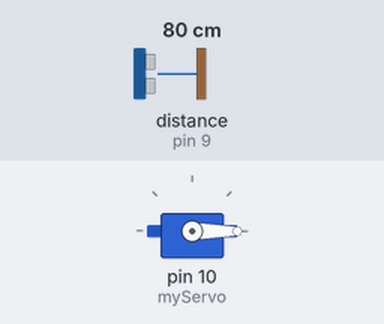
The sketch below on a simulated Arduino Uno, built with avr-gcc and run on an emulated ATmega328P. Shown: servo. Wiring (inferred from the names in the program): ultrasonic range finder: trigger pin 8; echo pin 9. The inputs (shaded band) are chosen by the test bench; at power-on: distance to the obstacle (sensor on pin 9) 80 cm. The echo pulse lasts 58.3 µs per cm; what the sketch prints to the serial monitor is not drawn.

Above: at 0.01 s.
1.3 s: distance to the obstacle (sensor on pin 9) set to 2 cm
At 4.02 s:
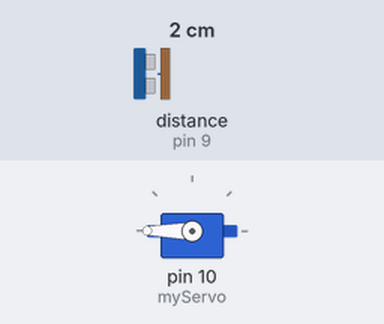
4.3 s: distance to the obstacle (sensor on pin 9) set to 250 cm
At 5.4 s:
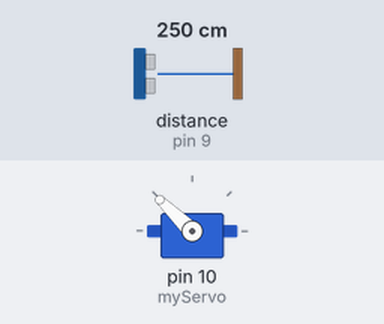
7.3 s: distance to the obstacle (sensor on pin 9) set to 4 cm
Timing chart, 0 to 16.3 s (numbered marks = the images above; inputs shaded):
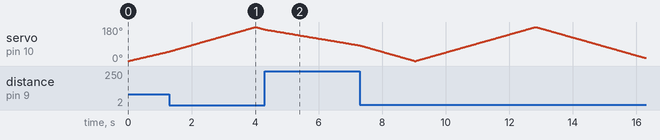

The sketch:

sketch_jun26c.ino
```cpp
#include <Servo.h>.
const int trigPin = 8;
const int echoPin = 9;
// defining time and distance
long duration;
int distance;
Servo myServo; // Object servo
void setup() {
  pinMode(trigPin, OUTPUT); // trigPin as an Output
  pinMode(echoPin, INPUT); // echoPin as an Input
  Serial.begin(9600);
  myServo.attach(10); // Pin Connected To Servo
}
void loop() {
  // rotating servo i++ depicts increment of one degree
  for(int i=0;i<=180;i++){
  myServo.write(i);
  delay(20);
  distance = calculateDistance();

  Serial.print(i);
  Serial.print(",");
  Serial.print(distance);
  Serial.print(".");
  }
  // Repeats the previous lines from 165 to 15 degrees
  for(int i=180;i>0;i--){
  myServo.write(i);
  delay(20);
  distance = calculateDistance();
  Serial.print(i);
  Serial.print(",");
  Serial.print(distance);
  Serial.print(".");
  }
}
int calculateDistance(){

  digitalWrite(trigPin, LOW);
  delayMicroseconds(2);
  // Sets the trigPin on HIGH state for 10 micro seconds
  digitalWrite(trigPin, HIGH);
  delayMicroseconds(10);
  digitalWrite(trigPin, LOW);
  duration = pulseIn(echoPin, HIGH);
  distance= duration*0.034/2;
  return distance;
}
```
